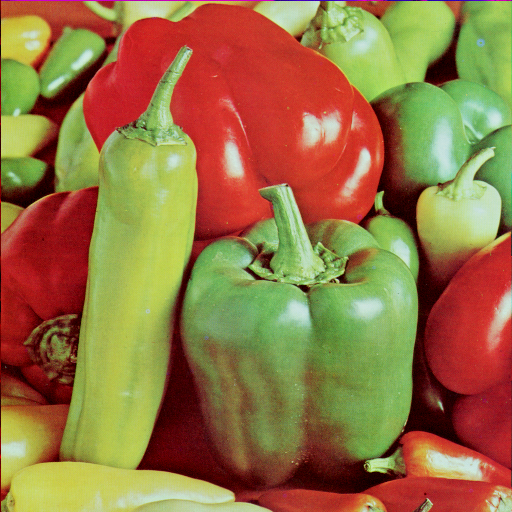
#> input picture semana_04_4_conversion_espacios_color/media/peppers.png, 512 x 512 px, found by its file name
$ jupyter execute --allow-errors Textures_UV_notebook.ipynb
#> lines starting #> are read from the running program, lines starting #| are printed output that depends on the picture
# Taller — Conversión y Manipulación de Espacios de Color

---

## Instalación de dependencias

[cell 1]
import subprocess, sys
pkgs = ["opencv-python", "scikit-image", "numpy", "matplotlib", "colormath", "scikit-learn", "Pillow", "pandas"]
#> (the rest of this cell did not finish here and is left out)

---

## Importación de ciertos modulos o librerias enteras en su defecto

[cell 2]
import cv2
import numpy as np
import pandas as pd
import matplotlib.pyplot as plt
import matplotlib.patches as mpatches
from matplotlib.gridspec import GridSpec
from mpl_toolkits.mplot3d import Axes3D
from skimage import exposure, color as skcolor
from sklearn.cluster import KMeans

---

## 1) Conversion espacios de color

### Funcion auxiliar para mostrar la(s) imagen(es)

[cell 3]
def show_images(images, formats, cmap_list=None):

    n = len(images)

    fig, axes = plt.subplots(1, n, figsize=(17, 3))
    if n == 1: axes = [axes]

    for i in range(n):
        axes[i].imshow(images[i], cmap=cmap_list[i] if cmap_list else 'gray')
        axes[i].set_title("Formato " + formats[i], fontsize=9, fontweight='bold')
        axes[i].axis('off')

    plt.tight_layout()
    plt.show()

### Imagen original cargada

[cell 4]
IMAGE_PATH = "peppers.png"
image = cv2.imread(IMAGE_PATH)
#> image is the input picture: shape (512, 512, 3); mean B, G, R 66.5, 115.6, 149.8

### Imagen RGB

[cell 5]
#Se carga como BGR y despues RGB

image_rgb = cv2.cvtColor(image, cv2.COLOR_BGR2RGB)
show_images([image_rgb], ["RGB"])
#> in show_images, `n = len(images)`: n = 1

### Otras conversiones y sus visualizaciones respectivas

[cell 6]
image_hsv   = cv2.cvtColor(image_rgb, cv2.COLOR_RGB2HSV)
#> image_hsv: shape (512, 512, 3); mean H, S, V 41.4, 162.5, 165.9
image_hls   = cv2.cvtColor(image_rgb, cv2.COLOR_RGB2HLS)
#> image_hls: shape (512, 512, 3); mean of channels 0, 1, 2 45, 115.6, 140.2
image_lab   = cv2.cvtColor(image_rgb, cv2.COLOR_RGB2LAB)
#> image_lab: shape (512, 512, 3); mean of channels 0, 1, 2 135.7, 135.2, 163.4
image_ycrcb = cv2.cvtColor(image_rgb, cv2.COLOR_RGB2YCrCb)
#> image_ycrcb: shape (512, 512, 3); mean of channels 0, 1, 2 120.2, 149.1, 97.7
image_gray  = cv2.cvtColor(image_rgb, cv2.COLOR_RGB2GRAY)
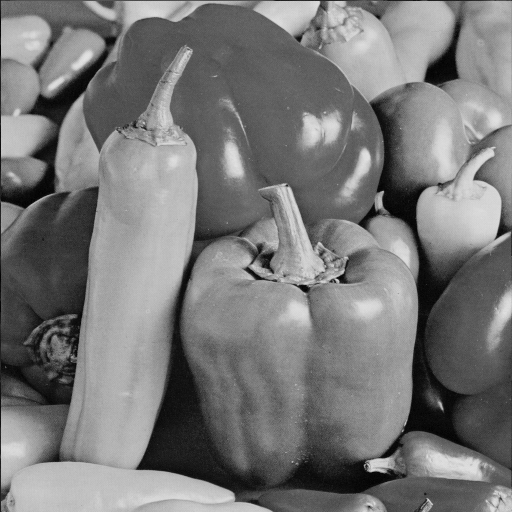
#> image_gray: shape (512, 512); min 0, max 228, mean 120.2

show_images([image_hsv, image_hls, image_lab, image_ycrcb, image_gray],
            ["HSV", "HLS", "LAB", "YCrCb", "Grayscale"],
            cmap_list=[None, None, None, None, 'gray'])
#> in show_images (call 2), `n = len(images)`: n = 5
#> in show_images (call 2), `plt.show()`:
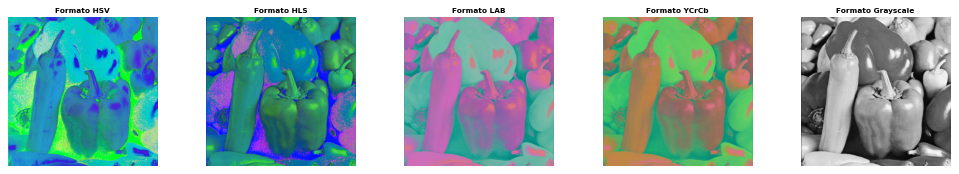
#> figure drawn by matplotlib, 5 panels

### Tabla de rango de valores

[cell 7]
rangos = [
    ("RGB",   "R, G, B", "R (Rojo) G (Verde) B (Azul)", "[0, 255] cada canal"),
    ("HSV",   "H, S, V", "H (Matiz) S (Saturación) V (Valor)", "H:[0,180]  S:[0,255]  V:[0,255]"),
    ("HLS",   "H, L, S", "H (Matiz) L (Luminosidad) S (Saturación)", "H:[0,180]  L:[0,255]  S:[0,255]"),
    ("LAB",   "L*, a*, b*", "L (Luminancia) A (verde↔rojo) B (azul↔amarillo)", "L:[0,255]  a:[0,255]  b:[0,255] (desplazado)"),
    ("YCrCb", "Y, Cr, Cb", "Y (Luma) Cr (Rojo-dif.) Cb (Azul-dif.)", "[0, 255] cada canal"),
    ("Gray",  "Intensidad", "Intensidad", "[0, 255]"),
]

df = pd.DataFrame(rangos, columns=["Espacio", "Canales", "Significado", "Rango"])
df

*LAB en OpenCV escala L*[0..100]→[0..255], a*/b* se desplazan 128"*

---

## 2) Visualización 3D de espacios de color

Se grafican los píxeles de la imagen en el cubo **RGB** y el cilindro **HSV**.

[cell 8]
step  = max(1, image_rgb.shape[0] * image_rgb.shape[1] // 5000)
#> step = 52
pixel = image_rgb.reshape(-1, 3)[::step]
colores = pixel / 255.0

# Cubo RGB
fig = plt.figure(figsize=(14, 6))

ax1 = fig.add_subplot(121, projection='3d')
ax1.scatter(pixel[:, 0], pixel[:, 1], pixel[:, 2],
            c=colores, s=1, alpha=0.6)
ax1.set_xlabel('R', color='red');  ax1.set_ylabel('G', color='green')
ax1.set_zlabel('B', color='blue'); ax1.set_title('Cubo RGB', fontweight='bold')
ax1.set_xlim(0, 255); ax1.set_ylim(0, 255); ax1.set_zlim(0, 255)

# Cilindro HSV
img_hsv_raw = cv2.cvtColor(cv2.cvtColor(image_rgb, cv2.COLOR_RGB2BGR), cv2.COLOR_BGR2HSV)
hsv_pixels  = img_hsv_raw.reshape(-1, 3)[::step].astype(float)
H = hsv_pixels[:, 0] / 180 * 2 * np.pi
#> H = 5042 values, max 6.25 at index 12, min 0 at index 0, mean 1.47
S = hsv_pixels[:, 1] / 255.0
#> S = 5042 values, max 1 at index 0, min 0.0392 at index 1442, mean 0.639
V = hsv_pixels[:, 2] / 255.0
#> V = 5042 values, max 0.918 at index 4625, min 0.0275 at index 4704, mean 0.649
X_cil = S * np.cos(H)
#> X_cil = 5042 values, max 1 at index 0, min -0.285 at index 1447, mean 0.416
Y_cil = S * np.sin(H)
#> Y_cil = 5042 values, max 0.737 at index 906, min -0.99 at index 9, mean 0.27

ax2 = fig.add_subplot(122, projection='3d')
ax2.scatter(X_cil, Y_cil, V, c=colores, s=1, alpha=0.6)
ax2.set_xlabel('S·cos(H)'); ax2.set_ylabel('S·sin(H)')
ax2.set_zlabel('V'); ax2.set_title('Cilindro HSV', fontweight='bold')

plt.suptitle("Distribución de colores en 3D", fontsize=13, fontweight='bold')
plt.tight_layout()
plt.show()
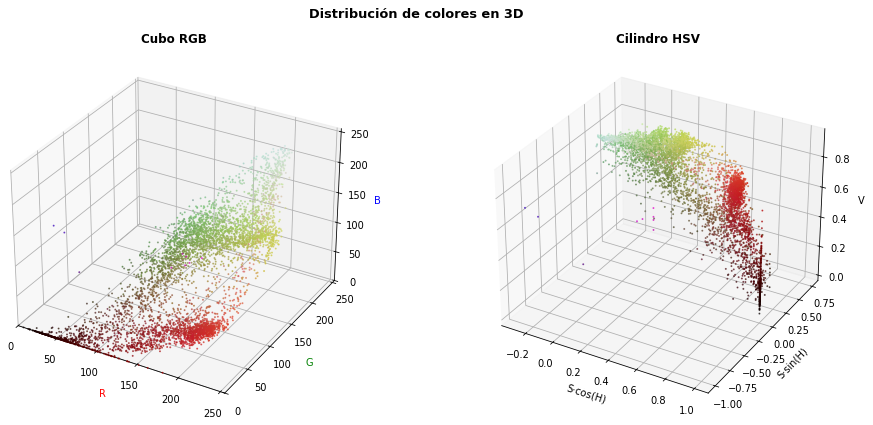
#> figure drawn by matplotlib, 2 panels

# ── Comparación de distribuciones 2D ─────────────────────────────────────────
fig, axes = plt.subplots(1, 3, figsize=(15, 4))
pares = [("R", "G", 0, 1), ("H", "S", 0, 1), ("L*", "a*", 0, 1)]
datos_espacios = [pixel, hsv_pixels]

for i, (xl, yl, ci, cj) in enumerate(pares):
    d = pixel if i == 0 else hsv_pixels
    axes[i].scatter(d[::2, ci], d[::2, cj], c=colores[::2], s=0.5, alpha=0.4)
    axes[i].set_xlabel(xl); axes[i].set_ylabel(yl)
    axes[i].set_title(f"Dispersión {xl} vs {yl}", fontweight='bold')

plt.suptitle("Proyecciones 2D de espacios de color", fontsize=12, fontweight='bold')
plt.tight_layout(); plt.show()
#> after `plt.tight_layout()`:
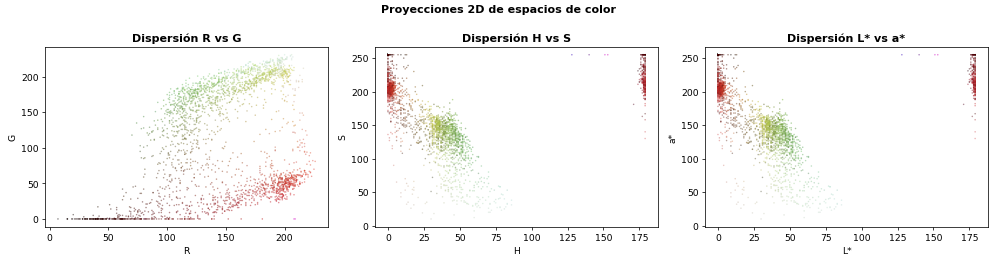
#> figure drawn by matplotlib, 3 panels

$ run again, with semana_04_4_conversion_espacios_color/media/bonus1.png copied over semana_04_4_conversion_espacios_color/media/peppers.png
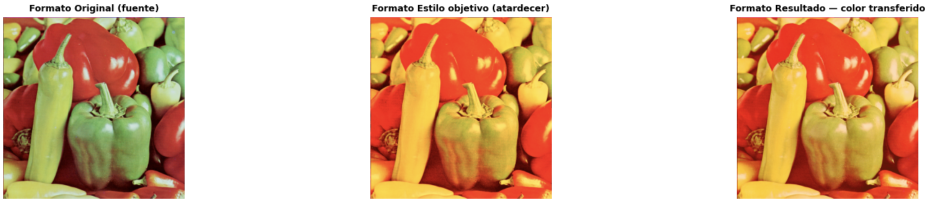
#> input picture semana_04_4_conversion_espacios_color/media/bonus1.png, 1850 x 404 px, found by its file name (shown at 1/2 size)
#> image is the input picture: shape (404, 1850, 3); mean B, G, R 151.4, 183.6, 218.7
#> n = 1
#> image_hsv: shape (404, 1850, 3); mean H, S, V 9.6, 91.9, 220.8
#> image_hls: shape (404, 1850, 3); mean of channels 0, 1, 2 9.8, 186.2, 89.4
#> image_lab: shape (404, 1850, 3); mean of channels 0, 1, 2 197.9, 138.3, 151.7
#> image_ycrcb: shape (404, 1850, 3); mean of channels 0, 1, 2 190.4, 148.2, 106
#> `image_gray  = cv2.cvtColor(image_rgb, cv2.COLOR_RGB2GRAY)`:
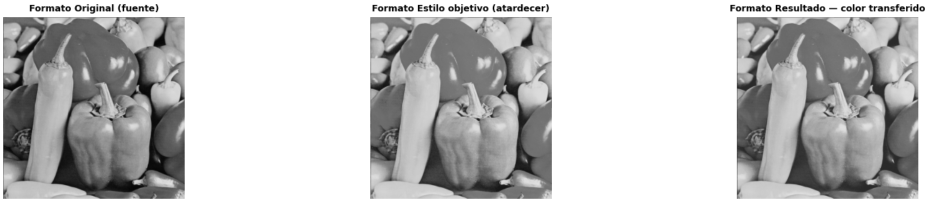
#> image_gray: shape (404, 1850) (shown at 1/2 size); min 0, max 255, mean 190.4
#> H = 5017 values, max 6.25 at index 2198, min 0 at index 0, mean 0.33
#> S = 5017 values, max 0.976 at index 1304, min 0 at index 0, mean 0.361
#> V = 5017 values, max 1 at index 0, min 0 at index 147, mean 0.866
#> X_cil = 5017 values, max 0.974 at index 1304, min -0.183 at index 1393, mean 0.292
#> Y_cil = 5017 values, max 0.567 at index 1192, min -0.159 at index 435, mean 0.153
#> `plt.tight_layout()`:
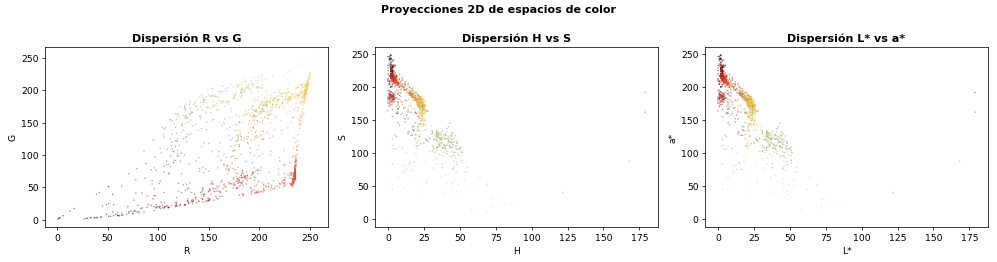
#> figure drawn by matplotlib, 3 panels

$ run again, with semana_04_4_conversion_espacios_color/media/bonus2.png copied over semana_04_4_conversion_espacios_color/media/peppers.png
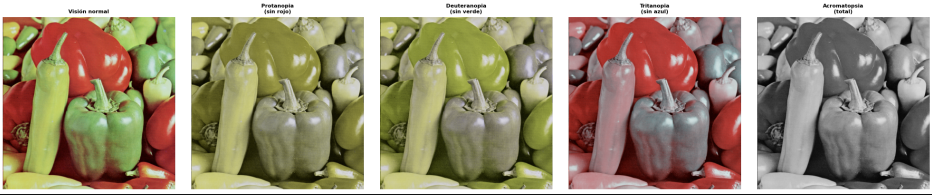
#> input picture semana_04_4_conversion_espacios_color/media/bonus2.png, 1864 x 390 px, found by its file name (shown at 1/2 size)
#> image is the input picture: shape (390, 1864, 3); mean B, G, R 120.1, 143.3, 155.6
#> n = 1
#> image_hsv: shape (390, 1864, 3); mean H, S, V 29.1, 74.3, 158.3
#> image_hls: shape (390, 1864, 3); mean of channels 0, 1, 2 29.4, 139.1, 58.6
#> image_lab: shape (390, 1864, 3); mean of channels 0, 1, 2 152.1, 129.7, 143.1
#> image_ycrcb: shape (390, 1864, 3); mean of channels 0, 1, 2 144.3, 136, 114.3
#> `image_gray  = cv2.cvtColor(image_rgb, cv2.COLOR_RGB2GRAY)`:
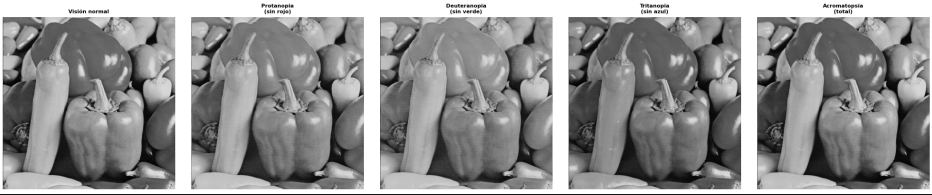
#> image_gray: shape (390, 1864) (shown at 1/2 size); min 0, max 255, mean 144.3
#> H = 5014 values, max 6.25 at index 446, min 0 at index 0, mean 1.03
#> S = 5014 values, max 1 at index 1064, min 0 at index 0, mean 0.291
#> V = 5014 values, max 1 at index 0, min 0.0157 at index 109, mean 0.621
#> X_cil = 5014 values, max 0.998 at index 1064, min -0.183 at index 1707, mean 0.187
#> Y_cil = 5014 values, max 0.873 at index 2231, min -0.183 at index 2432, mean 0.158
#> `plt.tight_layout()`:
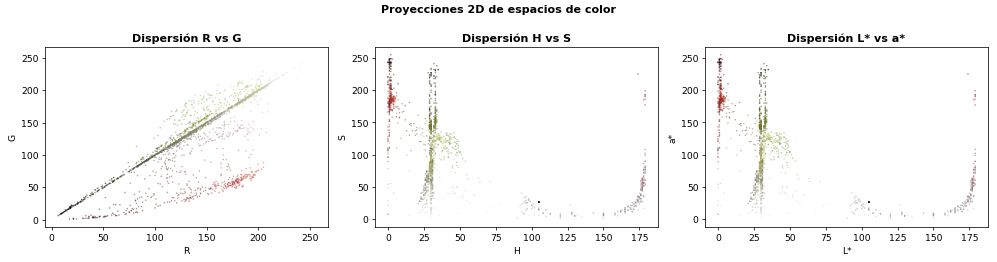
#> figure drawn by matplotlib, 3 panels
